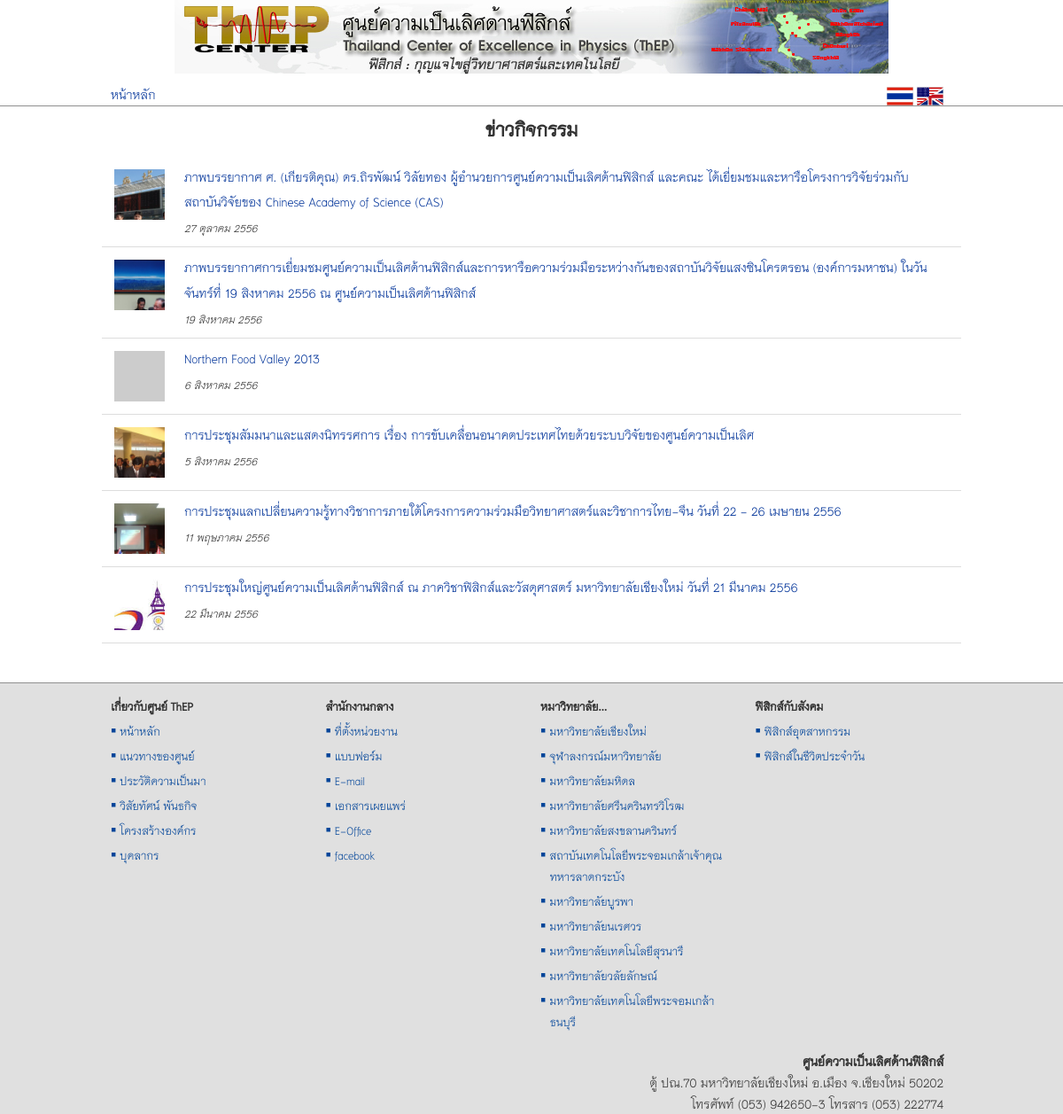
The app's page /views/activity-news.php with its own data.
### tables this page shows
CREATE TABLE `tb_news` (
  `id` int(11) NOT NULL auto_increment,
  `type` varchar(255) NOT NULL,
  `title` varchar(255) NOT NULL,
  `title_en` varchar(255) NOT NULL,
  `date` varchar(255) NOT NULL,
  `featured_img` varchar(255) NOT NULL,
  `content_short` text NOT NULL,
  `content_short_en` text NOT NULL,
  `content_long` text NOT NULL,
  `content_long_en` text NOT NULL,
  `new` char(1) NOT NULL,
  `picture` varchar(255) NOT NULL,
  `gallery_id` varchar(255) NOT NULL,
  `modified` varchar(255) NOT NULL,
  PRIMARY KEY  (`id`)
);

### src/system/config.php (called while the page is built, shortened)
<?php
class config {
    function plugins($file_name) {
        return '../plugins/' . $file_name;
    }
}
?>

### src/views/activity-news.php (the view, shortened to what this page needs)
<?php
require_once '../system/system.php';
doc_head('ข่าวกิจกรรม');
?>
<link rel="stylesheet" href="<?php plugins('lightbox2.6/lightbox/css/lightbox.css'); ?>">
<link href="../plugins/jqueryui/jquery-ui-1.10.3/themes/base/jquery-ui.css" rel="stylesheet" />
</head>
<body>
    <div class="container">
        <?php get_includes('header'); ?>
        <div class="row"  id="show-news">
            <?php
            if ($_GET['news_id']) {
                $news_id = $_GET['news_id'];
                $sql = "SELECT * FROM tb_news WHERE id = $news_id;";
                $result = mysql_query($sql);
                $n = mysql_fetch_array($result);
                ?>
                <div class="col-sm-9 col-md-9">
                    <?php
                    admin('<p><a id="edit-news" style="cursor: pointer; font-weight: bold;"><span class="glyphicon glyphicon-wrench"></span> Edit</a></p>');
                    ?>
                    <script>
                        $(function(){
                            $('#edit-news').click(function(){
                                $(document).ajaxStart(function(){
                                    $('#show-news').html("<div class=\"span12 text-center\" ><img src='../images/demo_wait.gif' /></div>");
                                });
                                $.get("<?php controll('edit-activity-news'); ?>", {edit_news: "<?php echo $n['id']; ?>"},
                                function(data){ $('#show-news').html(data); }
                            );
                            });
                        });
                    </script>
                    <?php
                    echo '
            <div id="news-' . $n['id'] . '">
                <h2>' . htmlspecialchars_decode($n['title']) . '</h2>
                <p class="fg-color-green"><small><em>' . thai_date($n['date']) . '</small></em></p>
                ' . htmlspecialchars_decode($n['content_long']) . '
            </div>';
                    ?>
                    <p>&nbsp;</p>
                    <div style="margin-left: 15px;">
                        <div class="image-set">
                            <?php
                            $sql_p = "SELECT * FROM tb_picture WHERE gallery_id = {$n['gallery_id']};";
                            $result_p = mysql_query($sql_p);
                            if (!empty($result_p)) {
                                $no_p = mysql_num_rows($result_p);
                                $i = 0;
                                while ($p = mysql_fetch_array($result_p)) {
                                    $i++;
                                    echo '
                    <a class="pic-link" href="../img/picture/' . $p['name'] . '" data-lightbox="gal-' . $n['gallery_id'] . '" title="' . $p['caption'] . '">
                        <img class="example-image" src="../images/pixel-vfl3z5WfW.gif" alt="image ' . $i . ' 0f ' . $no_p . ' thumb"
                            style="vertical-align: middle;
                            background: no-repeat white url(../img/picture/' . $p['name'] . ') -50px 0;
                            background-size: 130px auto;
                            width: 65px;
                            height: 65px;">
                    </a>
                        ';
                                }
                                ?>
                            </div>
                            <p>จำนวนทั้งหมด <?php echo $no_p; ?> ภาพ</p>
                        <?php }   ?>
                        <p>&nbsp;</p>
                        <p><a href="home.php">กลับหน้าหลัก</a> | <a href="activity-news.php">ไปหน้าข่าวกิจกรรม</a></p>
                    </div>
                </div>
                <div class="col-sm-3 col-md-3">
                    <h3 class="text-center">ข่าวกิจกรรมย้อนหลัง</h3>
                    <?php
                    $sql_etc = "SELECT * FROM tb_news
                        WHERE type = 'activity'
                        ORDER BY date DESC
                        LIMIT 4;";
                    $re_etc = mysql_query($sql_etc);
                    while ($etc = mysql_fetch_array($re_etc)) {
                        echo '
                    <p><a href="' . $etc['type'] . '-news.php?news_id=' . $etc['id'] . '">' . htmlspecialchars_decode($etc['title']) . '</a></p>
                    <hr>
                    ';
                    }
                    ?>
                    <a href="activity-news.php"><em>หัวข้อข่าวทั้งหมด</em></a>
                </div>
                <?php
            } else {
                ?>
                <h2 class="text-center">ข่าวกิจกรรม</h2>
                <?php
                $sql_act = "SELECT * FROM tb_news
                WHERE type = 'activity'
                ORDER BY date DESC;
            ";
                $re_act = mysql_query($sql_act);
                ?>
                <table class="table">
                    <?php
                    if (!empty($re_act)) {
                        while ($a = mysql_fetch_array($re_act)) {
                            echo '
                                <tr>
                                    <td><a href="activity-news.php?news_id=' . $a['id'] . '">
                             ';
                            $sql_pic = "SELECT * FROM tb_picture
                            WHERE gallery_id = {$a['gallery_id']}
                            ORDER BY id;
                        ";
                            $re_pic = mysql_query($sql_pic);
                            if (!empty($re_pic)) {
                                $pic = mysql_fetch_array($re_pic);
                            }
                            echo '
                                            <img class="example-image" src="../images/pixel-vfl3z5WfW.gif" alt="image ' . $i . ' 0f ' . $no_p . ' thumb"
                            style="vertical-align: middle;
                            background:no-repeat #ccc url(../img/picture/' . $pic['name'] . ') -40px 0;
                            background-size: 130px auto;
                            width: 65px;
                            height: 65px;">
                                    </a>
                                    </td>
                                    <td><a href="activity-news.php?news_id=' . $a['id'] . '">' . $a['title'] . '</a><br>
                                        <small><em>' . thai_date($a['date']) . '</em></small></td>
                                </tr>
                                    ';
                        }
                    } else {
                        echo '<tr><td>ขออภัยไม่พบข้อมูล</td></tr>';
                    }
                    ?>
                </table>
                <?php
            }
            ?>
        </div>
        <?php
        get_includes('footer');
        ?>
    </div>
</body>
</html>

### src/includes/doc-head.php (shortened to what this page needs)
<!doctype html>
<html lang="en">
    <head>
        <link href="../themes/bootstrap/css/bootstrap.min.css" rel="stylesheet" media="screen">
        <link href="../themes/assets/css/docs.css" rel="stylesheet" media="screen">
        <link href="../style/main.css" rel="stylesheet" type="text/css" media="screen">

### src/system/functions.php (shortened to what this page needs)
<?php
function thai_date($str_date, $show_day = "n") {
    $time_stamp = strtotime($str_date);
    $days = array("อาทิตย์", "จันทร์", "อังคาร", "พุธ", "พฤหัสบดี", "ศุกร์", "เสาร์");
    $months = array("มกราคม", "กุมภาพันธ์", "มีนาคม", "เมษายน", "พฤษภาคม", "มิถุนายน", "กรกฎาคม", "สิงหาคม", "กันยายน", "ตุลาคม", "พฤศจิกายน", "ธันวาคม");
    $d = date('w', $time_stamp);
    $day = $days[$d];
    $date = date('j', $time_stamp);
    $m = date('m', $time_stamp) - 1;
    $month = $months[$m];
    $year = date('Y', $time_stamp) + 543;
    if ($show_day == 'y') {
        return "วัน$day ที่ $date $month พ.ศ.$year";
    } else {
        return "$date $month $year";
    }
}
function get_includes($name) {
    $conf = new config();
    require_once $conf->includes($name);
}
function plugins($file_name) {
    $conf = new config();
    echo $conf->plugins($file_name);
}
function doc_head($title) {
    get_includes('doc-head');
}
?>

### src/includes/header.php
<div class="row">
    <a title="ศูนย์ความเป็นเลิศด้านฟิสิกส์" href="home.php"><img class="img-responsive" style="margin: 0 auto;" src="../images/131112_banner_960x100.png"></a>
</div>
<div class="row">
    <div class="col-xs-6 col-sm-6 col-md-6"><p><a href="home.php">หน้าหลัก</a></p></div>
    <div class="col-xs-6 col-sm-6 col-md-6 text-right" style="padding-right: 20px;"><?php login('<strong>สวัสดี ' . $_SESSION['login'] . '</strong> | <a href="logout.php">Logout</a>'); ?> <a title="เว็บฉบับภาษาไทย" href="home.php"><img style="width: 30px;" src="../images/thailand-flag.gif"></a> <a title="English version" href="home_en.php"><img style="width: 30px;" src="../images/en_ver.gif"></a></div>
</div>
<div class="pageline" id="firstpageline"></div>

### src/includes/footer.php (shortened to what this page needs)
<div>&nbsp;</div>
<footer>
    <div class="row" id="sitefooternav">
        <div class="col-xs-6 col-sm-3 col-md-3" >
            <ul>
                <li class="li-head">เกี่ยวกับศูนย์ ThEP</li>
                <li>▪ <a href="home.php">หน้าหลัก</a></li>
                <li>▪ <a href="about-us.php">แนวทางของศูนย์</a></li>
                <li>▪ <a href="history">ประวัติความเป็นมา</a></li>
                <li>▪ <a href="vision.php">วิสัยทัศน์ พันธกิจ</a></li>
                <li>▪ <a href="structure.php">โครงสร้างองค์กร</a></li>
                <li>▪ <a href="personel.php">บุคลากร</a></li>
            </ul>
        </div>
        <div class="col-xs-6 col-sm-3 col-md-3" >
            <ul>
                <li class="li-head">สำนักงานกลาง</li>
                <li>▪ <a href="location.php">ที่ตั้งหน่วยงาน</a></li>
                <li>▪ <a href="form.php">แบบฟอร์ม</a></li>
                <li>▪ <a href="http://mail.google.com/a/thep-center.org" target="_blank">E-mail</a></li>
                <li>▪ <a href="document.php">เอกสารเผยแพร่</a></li>
                <li>▪ <a href="http://eofficethep.com" target="_blank">E-Office</a></li>
                <li>▪ <a href="https://www.facebook.com/pages/Thailand-Center-of-Excellence-in-Physics/118201038353964" target="_blank">facebook</a></li>
            </ul>
        </div>
        <div class="col-xs-6 col-sm-3 col-md-3" >
            <ul>
                <li class="li-head">หมาวิทยาลัย...</li>
                <li>▪ <a href="http://www.cmu.ac.th" target="_blank">มหาวิทยาลัยเชียงใหม่</a></li>
                <li>▪ <a href="http://www.chula.ac.th" target="_blank">จุฬาลงกรณ์มหาวิทยาลัย</a></li>
                <li>▪ <a href="http://www.mahidol.ac.th/th" target="_blank">มหาวิทยาลัยมหิดล</a></li>
                <li>▪ <a href="http://www.swu.ac.th" target="_blank">มหาวิทยาลัยศรีนครินทรวิโรฒ</a></li>
                <li>▪ <a href="http://www.psu.ac.th" target="_blank">มหาวิทยาลัยสงขลานครินทร์</a></li>
                <li>▪ <a href="http://www.kmitl.ac.th" target="_blank">สถาบันเทคโนโลยีพระจอมเกล้าเจ้าคุณทหารลาดกระบัง</a></li>
                <li>▪ <a href="http://www.buu.ac.th" target="_blank">มหาวิทยาลัยบูรพา</a></li>
                <li>▪ <a href="http://www.nu.ac.th" target="_blank">มหาวิทยาลัยนเรศวร</a></li>
                <li>▪ <a href="http://www.sut.ac.th" target="_blank">มหาวิทยาลัยเทคโนโลยีสุรนารี</a></li>
                <li>▪ <a href="http://www.wu.ac.th" target="_blank">มหาวิทยาลัยวลัยลักษณ์</a></li>
                <li>▪ <a href="http://www.kmutt.ac.th" target="_blank">มหาวิทยาลัยเทคโนโลยีพระจอมเกล้าธนบุรี</a></li>
            </ul>
        </div>
        <div class="col-xs-6 col-sm-3 col-md-3">
            <ul>
                <li class="li-head">ฟิสิกส์กับสังคม</li>
                <li>▪ <a href="industrial.php">ฟิสิกส์อุตสาหกรรม</a></li>
                <li>▪ <a href="#">ฟิสิกส์ในชีวิตประจำวัน</a></li>
            </ul>
        </div>
    </div>
    <div class="row">
        <div style="text-align: right; padding-top: 20px; padding-right: 20px;">
            <b>ศูนย์ความเป็นเลิศด้านฟิสิกส์</b><br>
            ตู้ ปณ.70 มหาวิทยาลัยเชียงใหม่ อ.เมือง จ.เชียงใหม่ 50202<br>
            โทรศัพท์ (053) 942650-3 โทรสาร (053) 222774
        </div>
    </div>
</footer>

### src/themes/assets/css/docs.css (style rules this page uses)
body { position: relative; padding-top: 50px; }

### src/style/main.css (style rules this page uses)
body { margin: 0; padding: 0; width: 100%; background-color: #FFF; font-family: 'TH Niramit AS'; font-size: 20px; line-height: 24px; color: #333; }
h1, h2, h3, h4, h5, h6, .h1, .h2, .h3, .h4, .h5, .h6 { font-family: 'TH Niramit AS'; font-weight: 600; }
a { text-decoration: none; color: #003399; }
td { padding-left: 10px; padding-right: 10px; }
div#firstpageline { position: absolute; left: 0; }
div.pageline { height: 1px; background-color: #8f8f8f; width: 100%; overflow: hidden; }
#sitefooternav { font-size: 90%; }
ul { display: block; list-style-type: disc; -webkit-margin-before: 0em; -webkit-margin-after: 1em; -webkit-margin-start: 0px; -webkit-margin-end: 0px; }
#sitefooternav ul { margin: 0 10px 0 0; padding: 0; color: #004499; text-indent: 0; }
#sitefooternav li { margin: 4px 0 0 0.6em; text-indent: -0.6em; padding-left: 0; list-style-position: outside; list-style-image: none; list-style-type: none; }
#sitefooternav li a { color: #004499; }
footer { margin-top: 1px; width: 100%; background-color: #e0e0e0; position: absolute; left: 0; }
footer > .row { margin-left: 5px; }
li.li-head { color: #333; font-weight: bold; }
h1, h2, h3 { margin-top: 10px; margin-bottom: 8px; }
p { margin: 0 }
.col-xs-1, .col-xs-2, .col-xs-3, .col-xs-4, .col-xs-5, .col-xs-6, .col-xs-7, .col-xs-8, .col-xs-9, .col-xs-10, .col-xs-11, .col-xs-12, .col-sm-1, .col-sm-2, .col-sm-3, .col-sm-4, .col-sm-5, .col-sm-6, .col-sm-7, .col-sm-8, .col-sm-9, .col-sm-10, .col-sm-11, .col-sm-12, .col-md-1, .col-md-2, .col-md-3, .col-md-4, .col-md-5, .col-md-6, .col-md-7, .col-md-8, .col-md-9, .col-md-10, .col-md-11, .col-md-12, .col-lg-1, .col-lg-2, .col-lg-3, .col-lg-4, .col-lg-5, .col-lg-6, .col-lg-7, .col-lg-8, .col-lg-9, .col-lg-10, .col-lg-11, .col-lg-12 { padding-top: 10px; padding-right: 10px; padding-left: 10px; }
table { margin: auto; margin-top: 15px; }
@media (min-width: 1200px) { .container { max-width: 100%; } }
@media (min-width: 1200px) { .container > .row, footer > .row { width: 970px; margin: auto; } }

### src/views/activity-news.php (style rules this page uses)
.example-image { -webkit-border-radius: 2px; -moz-border-radius: 2px; -ms-border-radius: 2px; -o-border-radius: 2px; border-radius: 2px; margin: 2px 2px; border: 4px #FFFFFF solid; }
.table tbody>tr>td { border-top : none; border-bottom: solid 1px #ddd; }

### records on screen
tb_news: title "ภาพบรรยากาศ ศ. (เกียรติคุณ) ดร.ถิรพัฒน์ วิลัยทอง ผู้อำนวยการศูนย์ความเป็นเลิศด้านฟิสิกส์ และคณะ ได้เยี่ยมชมและหารือโครงการวิจัยร่วมกับสถาบันวิจัยของ Chinese Academy of Science (CAS)", date "27 ตุลาคม 2556"
tb_news: title "ภาพบรรยากาศการเยี่ยมชมศูนย์ความเป็นเลิศด้านฟิสิกส์และการหารือความร่วมมือระหว่างกันของสถาบันวิจัยแสงซินโครตรอน (องค์การมหาชน) ในวันจันทร์ที่ 19 สิงหาคม 2556 ณ ศูนย์ความเป็นเลิศด้านฟิสิกส์", date "19 สิงหาคม 2556"
tb_news: title "Northern Food Valley 2013", date "6 สิงหาคม 2556"
tb_news: title "การประชุมสัมมนาและแสดงนิทรรศการ เรื่อง การขับเคลื่อนอนาคตประเทศไทยด้วยระบบวิจัยของศูนย์ความเป็นเลิศ", date "5 สิงหาคม 2556"
tb_news: title "การประชุมแลกเปลี่ยนความรู้ทางวิชาการภายใต้โครงการความร่วมมือวิทยาศาสตร์และวิชาการไทย-จีน วันที่ 22 - 26 เมษายน 2556", date "11 พฤษภาคม 2556"
tb_news: title "การประชุมใหญ่ศูนย์ความเป็นเลิศด้านฟิสิกส์ ณ ภาควิชาฟิสิกส์และวัสดุศาสตร์ มหาวิทยาลัยเชียงใหม่ วันที่ 21 มีนาคม 2556", date "22 มีนาคม 2556"
